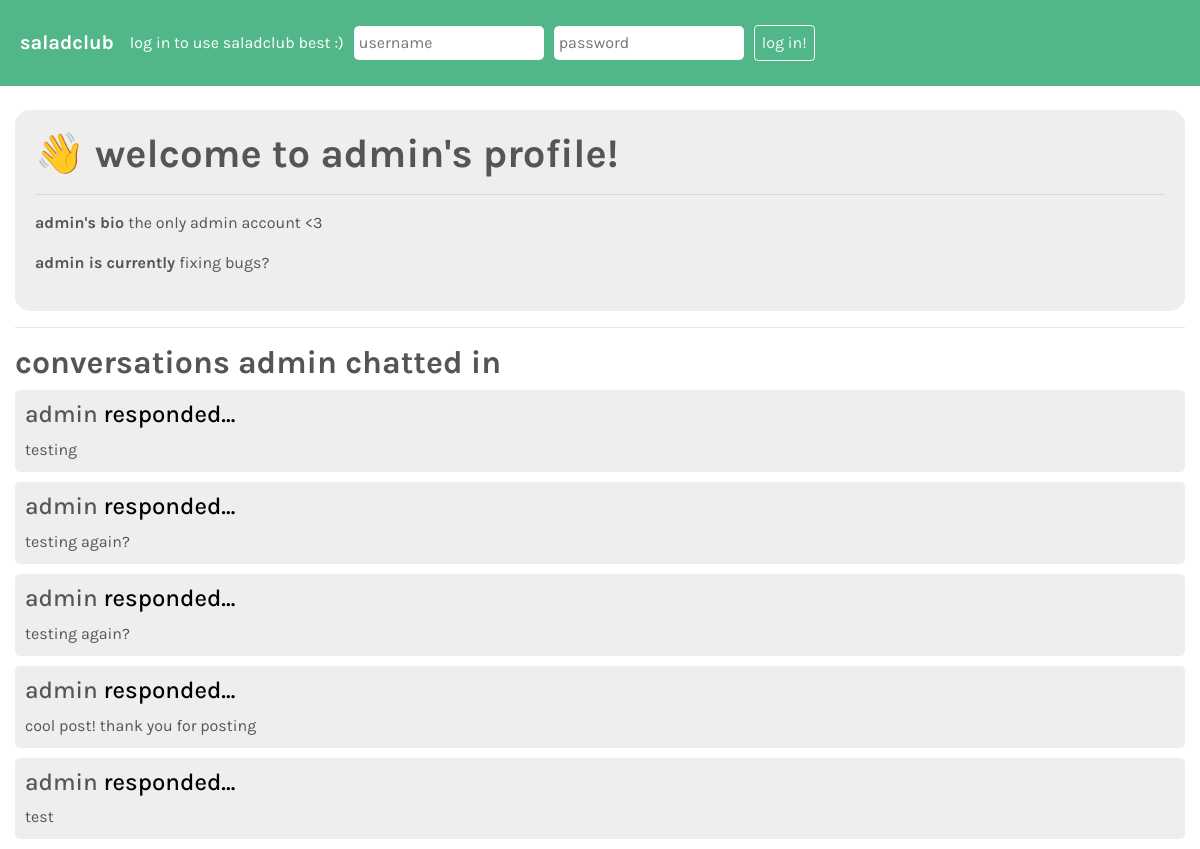
Screenshot of /user/admin/ with the database file from the repository.
### plants/models.py (models this page shows, shortened)
class Profile(models.Model):
	user = models.OneToOneField(
        User,
        on_delete=models.CASCADE,
        primary_key=True
    )
	bio = models.TextField(default="", blank=True, max_length=1000)
	status = models.TextField(default="", blank=True, max_length=100)

class Post(models.Model):
	post_content = models.CharField(max_length=1000) # in case there is a lot of explaining to do :)
	post_plant = models.ForeignKey(Plant, on_delete=models.CASCADE, null=True, blank=True, default=None) # when the plant is deleted (shouldn't happen), remove posts
	author = models.ForeignKey(User, on_delete=models.CASCADE) # had to add null possibility?
	pub_date = models.DateTimeField('date published')
	post_parent = models.ForeignKey('self', on_delete=models.CASCADE, null=True, blank=True, default=None) # post deletes if the parent post deletes
	likes = models.IntegerField(default=0) # like button for people who like the post
	helpful = models.IntegerField(default=0) # for people who think the most is helpful
	also_questioning = models.IntegerField(default=0) # a 'like' to indicate that other people have the same issue
	celebrating = models.IntegerField(default=0) # for people who want to cheer on the post author

### plants/views.py (the view, shortened to what this page needs)
# urls.py: path('user/<str:username>/', views.user.as_view(), name='userinfo'),
class user(View):
	def get(self, request, username):
		template = loader.get_template('user.html')
		form = AuthenticationForm()
		form.fields['username'].widget.attrs.update({
			'placeholder': 'username',
		})
		form.fields['password'].widget.attrs.update({
			'placeholder': 'password'
 		})
		try:
			userInfo = User.objects.filter(username=username)[0]
		except:
			template = loader.get_template('nouser.html')
			context = {
				'username': username, # not user object because it didn't exist :(
				'form': form
			}
			return HttpResponse(template.render(context, request))
		profile = Profile.objects.get(user=User.objects.get(username=username))
		template = loader.get_template('user.html')
		context = {
			'posts': Post.objects.filter(author=userInfo.id).order_by('id'),
			'username': userInfo.username,
			'profile': profile,
			'form': form
		}
		return HttpResponse(template.render(context, request))

### plants/templates/user.html (shortened to what this page needs)
<!DOCTYPE html>
<html>
	<head>
		<link rel="stylesheet" href="https://maxcdn.bootstrapcdn.com/bootstrap/4.0.0/css/bootstrap.min.css">
		{% load static %}
		<link rel="stylesheet" href="{% static '/plants/style.css' %}">
	</head>
	<body>
		<nav class="navbar navbar-expand-sm navbar-custom">
			<a class="navbar-brand" href="/"> saladclub </a>
			{% if user.is_authenticated %}
			<a class="nav-item" href="/user/{{ user.username }}"> welcome, {{ user.username }}! view your profile or </a>
			<form class="form-inline" action="/" method="POST">
				{% csrf_token %}
				<!-- This code was taken from Dr. J's repository, using a
				hidden input to log the user out. -->
				<input type="hidden" name="logout" value="logout"></input>
				<button id="logout" style="margin-left: 10px;" class="btn btn-outline-light" type="submit"> log out </button>
			</form>
			{% else %}
				<span class="navbar-text"> log in to use saladclub best :) </span>
				<form class="form-inline" action="/" method="POST">
					<span class="usernameinput"> {{ form.username }} </span>
					<span class="usernameinput"> {{ form.password }} </span>
					<button id="login" class="btn btn-outline-light" type="submit">log in!</button>
				</form>
			{% endif %}
		</nav>
		<br />
		<div class="container-fluid">
			<div class="postfocus" style="padding-bottom: 20px;">
				{% if user.is_authenticated and user.username == username %}
					<h1> &#128075; welcome to your profile, {{ username }}! </h1>
					<hr />
					<form method="POST" action="/user/{{ username }}/">
						{% csrf_token %}
						<p> <strong> {{ username }}'s bio </strong> what do you want people to know about you? </p>
						<textarea name="bio" style="width: 100%; height: 115px; border-radius: 15px; border: none; padding: 15px;" >{{ profile.bio }}</textarea>
						<hr />
						<p> <strong> {{ username }} is currently... </strong> what are you up to? </p>
						<input name="status" style="width: 100%; height: 50px; border-radius: 15px; border: none; padding: 15px;" value="{{ profile.status }}"> </input>
						<button class="btn btn-outline-dark" style="margin-top: 20px; width: 100%; font-family: 'Karla', sans-serif;" type="submit"> change your profile! </button>
					</form>
				{% else %}
					<h1> &#128075; welcome to {{ username }}'s profile! </h1>
					<hr />
					<p> <strong> {{ username }}'s bio </strong> {{ profile.bio }} </p>
					<p> <strong> {{ username }} is currently </strong> {{ profile.status }} </p>
				{% endif %}
			</div>
			<hr />
			<h2> conversations {{ username }} chatted in </h2>
			{% for post in posts %}
				{% if post.post_parent == None %}
					<li class="postli">
						<h4> <a href="/user/{{ post.author }}">{{ post.author }}</a> says... </h4>
						<a href="/post/{{ post.id }}/">{{ post.post_content }}</a>
					</li>
				{% else %}
					<li class="postli">
						<h4> <a href="/user/{{ post.author }}">{{ post.author }}</a> responded... </h4>
						<a href="/post/{{ post.id }}/">{{ post.post_content }}</a>
					</li>
				{% endif %}
			{% endfor %}
		</div>
	</body>
</html>

### plants/static/plants/style.css (style rules this page uses)
h1, h2, h4, p, a, navbar-brand { font-family: 'Karla', sans-serif; color: #555; }
h1, h2 { font-weight: 700; }
p { font-weight: 400; }
.navbar-custom { background-color: #52b788; padding: 20px; }
.navbar-text { font-family: 'Karla', sans-serif; color: white; margin-right: 10px; }
.navbar-brand { font-weight: 700; color: white; }
#login, #logout { font-family: 'Karla', sans-serif; padding-left: 7px; padding-right: 7px; padding-top: 5px; padding-bottom: 5px; margin-top: 5px; margin-bottom: 5px; }
.usernameinput input { border: none; border-radius: 5px; padding: 5px; font-family: 'Karla', sans-serif; margin-right: 10px; }
.postli { background-color: #eee; margin-bottom: 10px; padding: 10px; border-radius: 5px; list-style-type: none; }
.postli h4 { color: #000; }
.postfocus { background-color: #eee; padding: 20px; padding-bottom: 9px; border-radius: 15px; }

### rows the page displays
Profile: bio "the only admin account <3", status "fixing bugs?"
Post: author "admin", post_content "testing"
Post: author "admin", post_content "testing again?"
Post: author "admin", post_content "testing again?"
Post: author "admin", post_content "cool post! thank you for posting"
Post: author "admin", post_content "test"

### other values shown
{{ username }} "admin"
